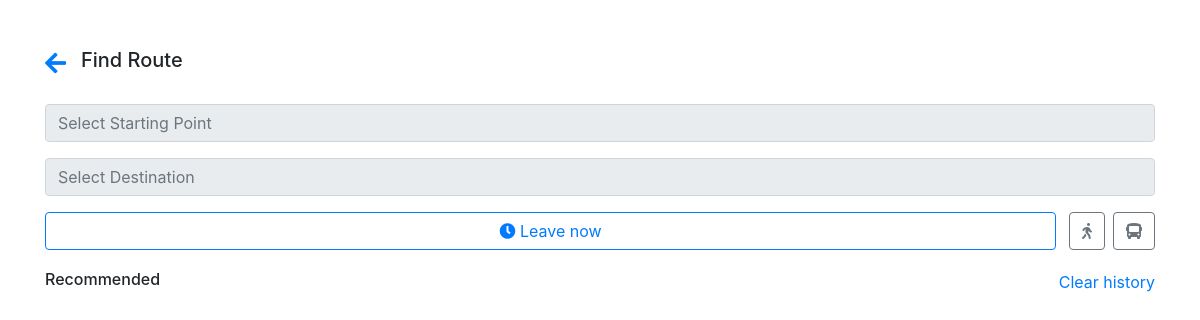
The app's page /route/, older data.
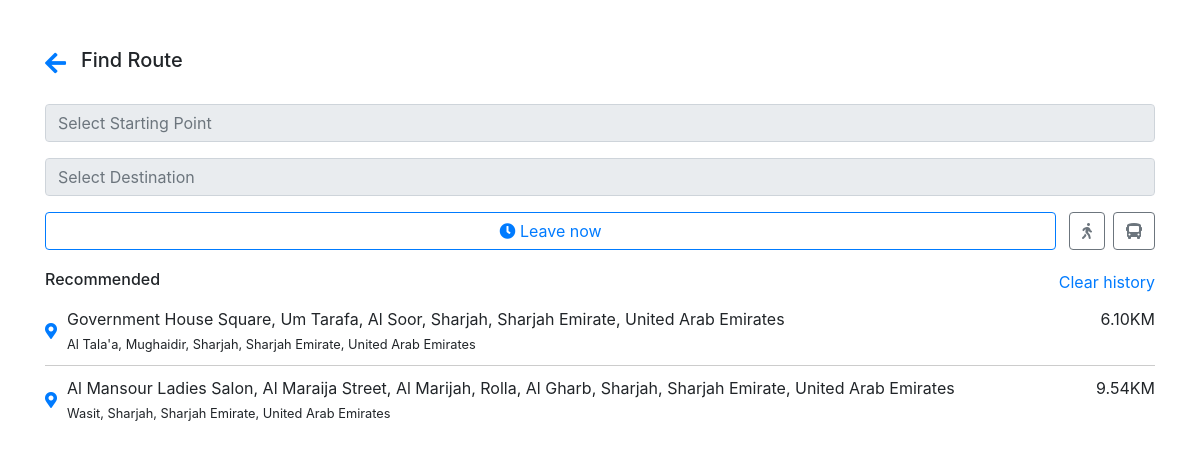
The same page, newer data.
### main/models.py (models this page shows)
class History(models.Model):
    key = models.CharField(max_length=100, blank=True, null=True)
    start = models.CharField(max_length=50, blank=True, null=True)
    end = models.CharField(max_length=50, blank=True, null=True)
    start_loc_name = models.CharField(max_length=255, blank=True, null=True)
    end_loc_name = models.CharField(max_length=255, blank=True, null=True)
    distance = models.FloatField(default=1)
    created_at = models.DateTimeField(auto_now_add=True)

### main/views.py (the view)
# urls.py: path('route/', views.route, name='route'),
def route(request):
    history = History.objects.filter(key=request.session.session_key)
    return render(request, 'route.html', {'history': history})

### templates/route.html (shortened to what this page needs)
<!DOCTYPE html>
<html lang="en">
<head>
    <link rel="stylesheet" href="https://stackpath.bootstrapcdn.com/bootstrap/4.5.2/css/bootstrap.min.css">
    <link href="https://cdnjs.cloudflare.com/ajax/libs/font-awesome/5.15.3/css/all.min.css" rel="stylesheet">
    <link rel="stylesheet" href="https://unpkg.com/leaflet@1.7.1/dist/leaflet.css" />
</head>
<body>
    <div class="container my-5">
        <div class="header">
            <a href="{% url 'index' %}"><i class="fas fa-arrow-left"></i></a>
            <h5>Find Route</h5>
        </div>
        <div class="form-group mt-4">
            <input type="text" class="form-control" id="startLocation" placeholder="Select Starting Point" readonly>
        </div>
        <div class="form-group">
            <input type="text" class="form-control" id="endLocation" placeholder="Select Destination" readonly>
        </div>
        <form action="{% url 'route_view' %}" method="post" id="route_form">
            <div class="d-flex justify-content-between mb-3">
                <button class="btn btn-outline-primary btn-block" type="button" onclick="find_route()"
                    style="margin-right: 5px;">
                    <i class="fas fa-clock"></i> Leave now
                </button>
                <div class="d-flex gap-2">
                    <button type="button" class="btn btn-outline-secondary mx-2" onclick="find_route()">
                        <i class="fas fa-walking"></i>
                    </button>
                    <button type="button" class="btn btn-outline-secondary" onclick="find_route()">
                        <i class="fas fa-bus"></i>
                    </button>
                </div>
            </div>
        </form>
        <div class="recommended-list">
            <div class="row justify-content-between">
                <h6 class="col-6">Recommended</h6>
                <div class="col-6"><a href="{% url 'clear_history' %}" class="float-right">Clear history</a></div>
            </div>
            {% for item in history %}
            <div class="recommended-item">
                <div class="location-info">
                    <i class="fas fa-map-marker-alt"></i>
                    <div>
                        <p class="mb-0">{{item.start_loc_name}}</p>
                        <small>{{item.end_loc_name}}</small>
                    </div>
                </div>
                <p>{{item.distance|floatformat:2}}KM</p>
            </div>
            {% endfor %}
        </div>
    </div>
</body>
</html>

### templates/route.html (style rules this page uses)
.header { display: flex; align-items: center; gap: 15px; }
.header i { font-size: 1.5em; cursor: pointer; }
.recommended-list { margin-top: 20px; }
.recommended-item { display: flex; justify-content: space-between; padding: 10px 0; border-bottom: 1px solid #ccc; }
.recommended-item:last-child { border-bottom: none; }
.location-info { display: flex; align-items: center; gap: 10px; }
.location-info i { color: #007bff; }

Row changes from the older to the newer data that the page shows:
added History: start_loc_name "Government House Square, Um Tarafa, Al Soor, Sharjah, Sharjah Emirate, United Arab Emirates", end_loc_name "Al Tala'a, Mughaidir, Sharjah, Sharjah Emirate, United Arab Emirates", distance "6.10"
added History: start_loc_name "Al Mansour Ladies Salon, Al Maraija Street, Al Marijah, Rolla, Al Gharb, Sharjah, Sharjah Emirate, United Arab Emirates", end_loc_name "Wasit, Sharjah, Sharjah Emirate, United Arab Emirates", distance "9.54"
